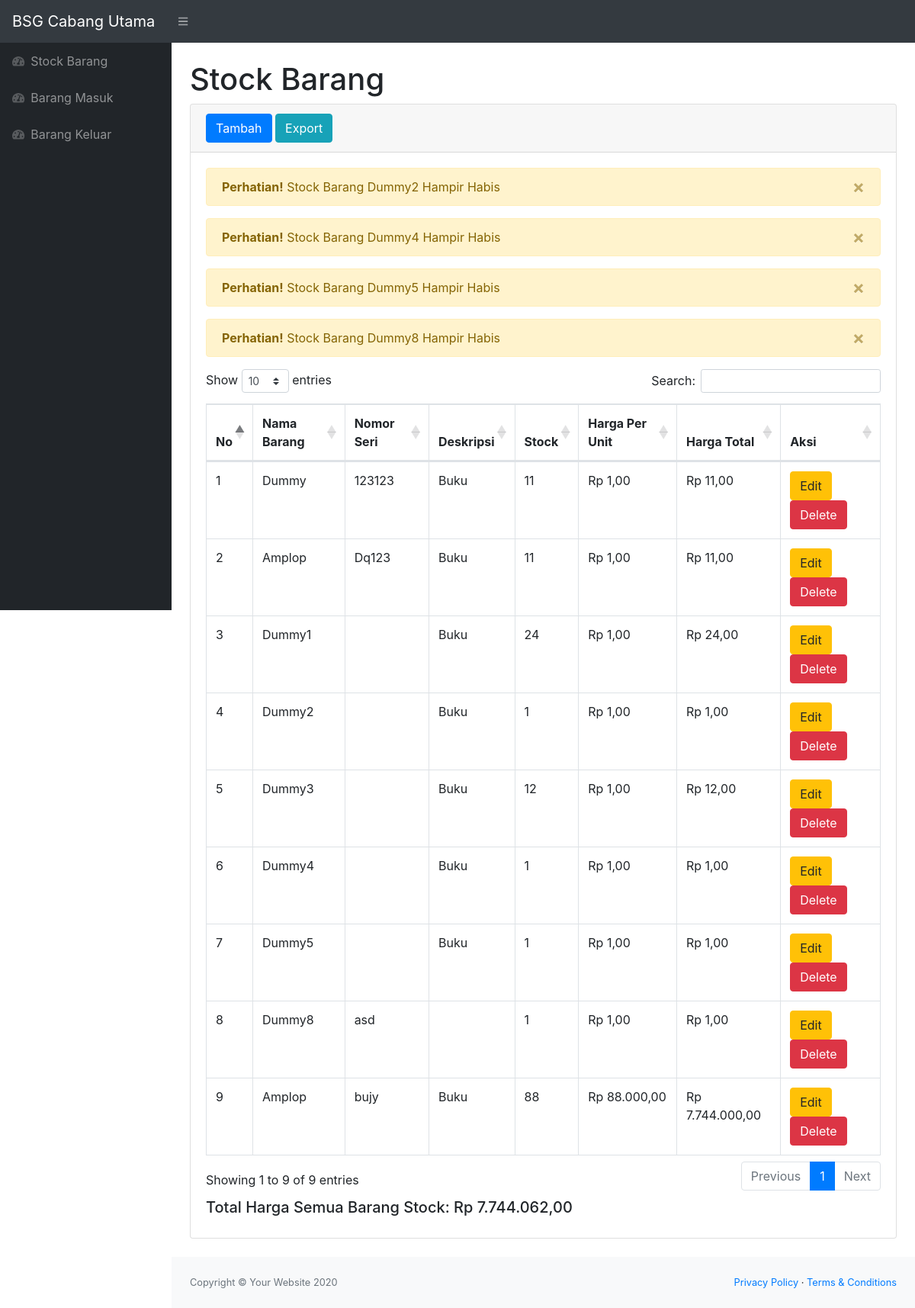
The page / on the database its author committed.
### tables this page shows
CREATE TABLE `stock` (
  `idbarang` int(11) NOT NULL,
  `namabarang` varchar(25) NOT NULL,
  `deskripsi` varchar(25) NOT NULL,
  `stock` int(11) NOT NULL,
  `hargabarang` decimal(10,2) NOT NULL,
  `nomorseri` varchar(25) NOT NULL
);

### index.php (the view, shortened to what this page needs)
<?php
require 'function.php';
?>
<!DOCTYPE html>
<html lang="en">
<head>
    <link href="css/styles.css" rel="stylesheet" />
    <link href="https://cdn.datatables.net/1.10.20/css/dataTables.bootstrap4.min.css" rel="stylesheet"
 />
</head>
<body class="sb-nav-fixed">
    <nav class="sb-topnav navbar navbar-expand navbar-dark bg-dark">
        <a class="navbar-brand" href="index.php">BSG Cabang Utama</a>
        <button class="btn btn-link btn-sm order-1 order-lg-0" id="sidebarToggle" href="#"><i
                class="fas fa-bars"></i></button>
    </nav>
    <div id="layoutSidenav">
        <div id="layoutSidenav_nav">
            <nav class="sb-sidenav accordion sb-sidenav-dark" id="sidenavAccordion">
                <div class="sb-sidenav-menu">
                    <div class="nav">
                        <a class="nav-link" href="index.php">
                            <div class="sb-nav-link-icon"><i class="fas fa-tachometer-alt"></i></div>
                            Stock Barang
                        </a>
                        <a class="nav-link" href="masuk.php">
                            <div class="sb-nav-link-icon"><i class="fas fa-tachometer-alt"></i></div>
                            Barang Masuk
                        </a>
                        <a class="nav-link" href="keluar.php">
                            <div class="sb-nav-link-icon"><i class="fas fa-tachometer-alt"></i></div>
                            Barang Keluar
                        </a>
                    </div>
                </div>
            </nav>
        </div>
        <div id="layoutSidenav_content">
            <main>
                <div class="container-fluid">
                    <h1 class="mt-4">Stock Barang</h1>
                    <div class="card mb-4">
                        <div class="card-header">
                            <button type="button" class="btn btn-primary" data-toggle="modal" data-target="#myModal">
                                Tambah
                            </button>
                            <a href="export.php" class="btn btn-info">Export</a>
                        </div>
                        <div class="card-body">
                            <?php
                            $ambildatastock = mysqli_query($conn, 'SELECT * FROM stock');
                            while ($fetch = mysqli_fetch_array($ambildatastock)) {
                                $barang = $fetch['namabarang'];
                                $stock = $fetch['stock'];
                                if ($stock < 10 && $stock > 0) {
                            ?>
                            <div class="alert alert-warning alert-dismissible">
                                <button type="button" class="close" data-dismiss="alert">&times;</button>
                                <strong>Perhatian!</strong> Stock Barang <?=$barang;?> Hampir Habis
                            </div>
                            <?php
                                }
                            }
                            ?>
                            <div class="table-responsive">
                                <table class="table table-bordered" id="dataTable" width="100%" cellspacing="0">
                                    <thead>
                                        <tr>
                                            <th>No</th>
                                            <th>Nama Barang</th>
                                            <th>Nomor Seri</th>
                                            <th>Deskripsi</th>
                                            <th>Stock</th>
                                            <th>Harga Per Unit</th>
                                            <th>Harga Total</th>
                                            <th>Aksi</th>
                                        </tr>
                                    </thead>
                                    <tbody>
                                        <?php
                                            $ambilsemuadatastock = mysqli_query($conn,"select * from stock");
                                            $i=1;
                                            while ($data=mysqli_fetch_array($ambilsemuadatastock)){
                                                $namabarang = $data['namabarang'];
                                                $deskripsi = $data['deskripsi'];
                                                $stock = $data['stock'];
                                                $hargaperunit = $data['hargabarang'];
                                                $idb = $data['idbarang'];
                                                $nomorseri = $data['nomorseri'];
                                                $hargatotal = $hargaperunit * $stock;
                                            ?>
                                        <tr>
                                            <td><?=$i++;?></td>
                                            <td><?=$namabarang;?></td>
                                            <td><?=$nomorseri?></td>
                                            <td><?=$deskripsi;?></td>
                                            <td><?=$stock;?></td>
                                            <td>Rp <?=number_format($hargaperunit, 2, ',', '.');?></td>
                                            <td>Rp <?=number_format($hargatotal, 2, ',', '.');?></td>
                                            <td>
                                                <button type="button" class="btn btn-warning" data-toggle="modal"
                                                    data-target="#edit<?=$idb?>">
                                                    Edit
                                                </button>
                                                <button type="button" class="btn btn-danger" data-toggle="modal"
                                                    data-target="#delete<?=$idb?>">
                                                    Delete
                                                </button>
                                            </td>
                                        </tr>
                                        <?php
                                            };
                                            ?>
                                    </tbody>
                                </table>
                                <?php
                                    $totalharga = 0;
                                    $ambilsemuadatastock = mysqli_query($conn,"select * from stock");
                                    while ($data=mysqli_fetch_array($ambilsemuadatastock)){
                                    $stock = $data['stock'];
                                    $hargaperunit = $data['hargabarang'];
                                    $hargatotal = $hargaperunit * $stock;
                                    $totalharga += $hargatotal;
                                    }
                                ?>
                                <h5 class="pt-2">
                                    Total Harga Semua Barang Stock: Rp <?=number_format($totalharga, 2, ',', '.');?>
                                </h5>
                            </div>
                        </div>
                    </div>
                </div>
            </main>
            <footer class="py-4 bg-light mt-auto">
                <div class="container-fluid">
                    <div class="d-flex align-items-center justify-content-between small">
                        <div class="text-muted">Copyright &copy; Your Website 2020</div>
                        <div>
                            <a href="#">Privacy Policy</a>
                            &middot;
                            <a href="#">Terms &amp; Conditions</a>
                        </div>
                    </div>
                </div>
            </footer>
        </div>
    </div>
</body>
</html>

### rows shown on the page
stock: namabarang "Dummy2", deskripsi "Buku", stock "1", hargabarang "1,00", hargatotal "1,00"
stock: namabarang "Dummy4", deskripsi "Buku", stock "1", hargabarang "1,00", hargatotal "1,00"
stock: namabarang "Dummy5", deskripsi "Buku", stock "1", hargabarang "1,00", hargatotal "1,00"
stock: namabarang "Dummy8", nomorseri "asd", stock "1", hargabarang "1,00", hargatotal "1,00"
stock: namabarang "Dummy", nomorseri "123123", deskripsi "Buku", stock "11", hargabarang "1,00", hargatotal "11,00"
stock: namabarang "Amplop", nomorseri "Dq123", deskripsi "Buku", stock "11", hargabarang "1,00", hargatotal "11,00"
stock: namabarang "Dummy1", deskripsi "Buku", stock "24", hargabarang "1,00", hargatotal "24,00"
stock: namabarang "Dummy3", deskripsi "Buku", stock "12", hargabarang "1,00", hargatotal "12,00"
stock: namabarang "Amplop", nomorseri "bujy", deskripsi "Buku", stock "88", hargabarang "88.000,00", hargatotal "7.744.000,00"

### other values the page prints
$totalharga "7.744.062,00"
